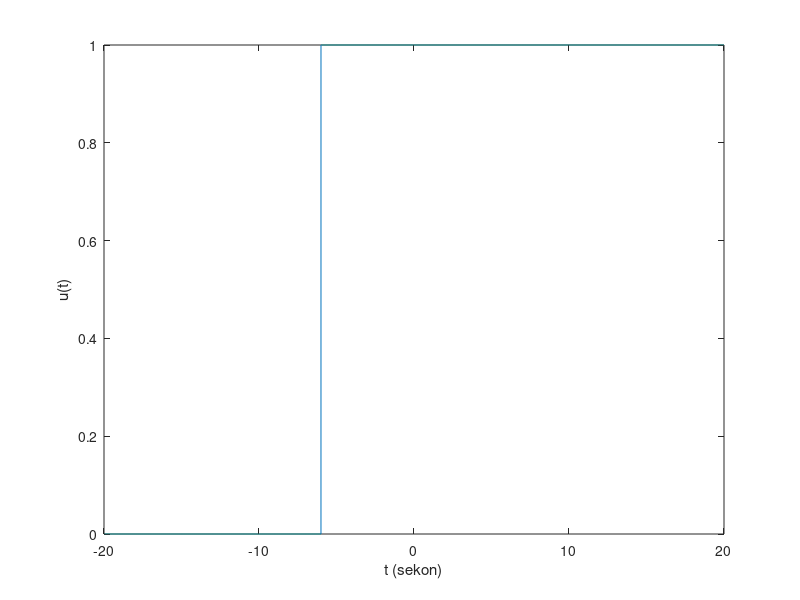

Recreate this plot in MATLAB.
tu = -6;
dt = 0.001;
awal = -20;
akhir = 20;
t = awal:dt:akhir;
u = zeros(1,length(t));

b = round((tu-awal)/dt);

for i=b:length(t)
   u(i) = 1; 
end

plot(t,u);
xlabel('t (sekon)');
ylabel('u(t)');